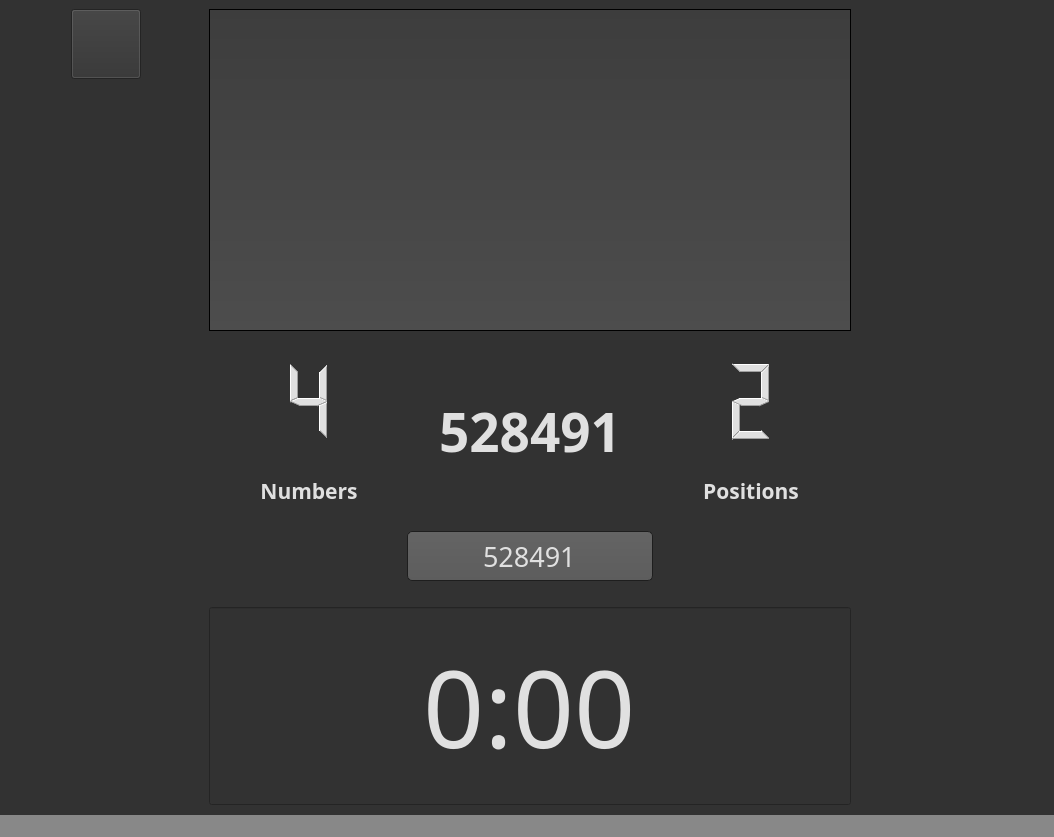
<?xml version="1.0" encoding="UTF-8"?>
<ui version="4.0">
 <class>mainWindow</class>
 <widget class="QMainWindow" name="mainWindow">
  <property name="enabled">
   <bool>true</bool>
  </property>
  <property name="geometry">
   <rect>
    <x>0</x>
    <y>0</y>
    <width>1054</width>
    <height>837</height>
   </rect>
  </property>
  <property name="font">
   <font>
    <pointsize>19</pointsize>
    <weight>50</weight>
    <bold>false</bold>
   </font>
  </property>
  <property name="windowTitle">
   <string>MasterMind</string>
  </property>
  <property name="windowOpacity">
   <double>1.000000000000000</double>
  </property>
  <property name="autoFillBackground">
   <bool>false</bool>
  </property>
  <property name="styleSheet">
   <string notr="true">QWidget
{
    color: #e0e0e0;
    background-color: #323232;
}

QWidget:item:hover
{
    color: #000000;
}

QMenuBar::item
{
    background: transparent;
}


QMenu
{
    border: 1px solid #000;
}

QMenu::item
{
    padding: 2px 20px 2px 20px;
}

QMenu::item:selected
{
    color: #000000;
}

QWidget:disabled
{
    color: #404040;
    background-color: #525252;
}

QAbstractItemView
{
    background-color: QLinearGradient( x1: 0, y1: 0, x2: 0, y2: 1, stop: 0 #3d3d3d, stop: 1 #4d4d4d);
}

QLineEdit
{
    background-color: QLinearGradient( x1: 0, y1: 0, x2: 0, y2: 1, stop: 0 #4d4d4d, stop: 0 #646464, stop: 1 #5d5d5d);
    padding: 1px;
    border-style: solid;
    border: 1px solid #1e1e1e;
    border-radius: 5;
}
</string>
  </property>
  <property name="locale">
   <locale language="French" country="Canada"/>
  </property>
  <property name="documentMode">
   <bool>false</bool>
  </property>
  <widget class="QWidget" name="centralwidget">
   <layout class="QGridLayout" name="gridLayout">
    <item row="0" column="0">
     <layout class="QHBoxLayout" name="horizontalLayout">
      <item>
       <layout class="QVBoxLayout" name="verticalLayout_6">
        <item>
         <layout class="QHBoxLayout" name="horizontalLayout_4">
          <item>
           <widget class="QPushButton" name="buttonBackToMenu">
            <property name="sizePolicy">
             <sizepolicy hsizetype="Fixed" vsizetype="Fixed">
              <horstretch>0</horstretch>
              <verstretch>0</verstretch>
             </sizepolicy>
            </property>
            <property name="minimumSize">
             <size>
              <width>70</width>
              <height>70</height>
             </size>
            </property>
            <property name="text">
             <string/>
            </property>
            <property name="icon">
             <iconset>
              <normaloff>fig/leftArrow.png</normaloff>fig/leftArrow.png</iconset>
            </property>
            <property name="iconSize">
             <size>
              <width>35</width>
              <height>35</height>
             </size>
            </property>
           </widget>
          </item>
         </layout>
        </item>
        <item>
         <spacer name="verticalSpacer">
          <property name="orientation">
           <enum>Qt::Vertical</enum>
          </property>
          <property name="sizeHint" stdset="0">
           <size>
            <width>20</width>
            <height>40</height>
           </size>
          </property>
         </spacer>
        </item>
        <item>
         <spacer name="horizontalSpacer">
          <property name="orientation">
           <enum>Qt::Horizontal</enum>
          </property>
          <property name="sizeHint" stdset="0">
           <size>
            <width>40</width>
            <height>20</height>
           </size>
          </property>
         </spacer>
        </item>
       </layout>
      </item>
      <item>
       <layout class="QVBoxLayout" name="verticalLayout_2">
        <property name="spacing">
         <number>25</number>
        </property>
        <item>
         <widget class="QTableWidget" name="tableWidget">
          <property name="palette">
           <palette>
            <active>
             <colorrole role="WindowText">
              <brush brushstyle="SolidPattern">
               <color alpha="255">
                <red>224</red>
                <green>224</green>
                <blue>224</blue>
               </color>
              </brush>
             </colorrole>
             <colorrole role="Button">
              <brush brushstyle="LinearGradientPattern">
               <gradient startx="0.000000000000000" starty="0.000000000000000" endx="0.000000000000000" endy="1.000000000000000" type="LinearGradient" spread="PadSpread" coordinatemode="ObjectBoundingMode">
                <gradientstop position="0.000000000000000">
                 <color alpha="255">
                  <red>61</red>
                  <green>61</green>
                  <blue>61</blue>
                 </color>
                </gradientstop>
                <gradientstop position="1.000000000000000">
                 <color alpha="255">
                  <red>77</red>
                  <green>77</green>
                  <blue>77</blue>
                 </color>
                </gradientstop>
               </gradient>
              </brush>
             </colorrole>
             <colorrole role="Text">
              <brush brushstyle="SolidPattern">
               <color alpha="255">
                <red>224</red>
                <green>224</green>
                <blue>224</blue>
               </color>
              </brush>
             </colorrole>
             <colorrole role="ButtonText">
              <brush brushstyle="SolidPattern">
               <color alpha="255">
                <red>224</red>
                <green>224</green>
                <blue>224</blue>
               </color>
              </brush>
             </colorrole>
             <colorrole role="Base">
              <brush brushstyle="LinearGradientPattern">
               <gradient startx="0.000000000000000" starty="0.000000000000000" endx="0.000000000000000" endy="1.000000000000000" type="LinearGradient" spread="PadSpread" coordinatemode="ObjectBoundingMode">
                <gradientstop position="0.000000000000000">
                 <color alpha="255">
                  <red>61</red>
                  <green>61</green>
                  <blue>61</blue>
                 </color>
                </gradientstop>
                <gradientstop position="1.000000000000000">
                 <color alpha="255">
                  <red>77</red>
                  <green>77</green>
                  <blue>77</blue>
                 </color>
                </gradientstop>
               </gradient>
              </brush>
             </colorrole>
             <colorrole role="Window">
              <brush brushstyle="LinearGradientPattern">
               <gradient startx="0.000000000000000" starty="0.000000000000000" endx="0.000000000000000" endy="1.000000000000000" type="LinearGradient" spread="PadSpread" coordinatemode="ObjectBoundingMode">
                <gradientstop position="0.000000000000000">
                 <color alpha="255">
                  <red>61</red>
                  <green>61</green>
                  <blue>61</blue>
                 </color>
                </gradientstop>
                <gradientstop position="1.000000000000000">
                 <color alpha="255">
                  <red>77</red>
                  <green>77</green>
                  <blue>77</blue>
                 </color>
                </gradientstop>
               </gradient>
              </brush>
             </colorrole>
            </active>
            <inactive>
             <colorrole role="WindowText">
              <brush brushstyle="SolidPattern">
               <color alpha="255">
                <red>224</red>
                <green>224</green>
                <blue>224</blue>
               </color>
              </brush>
             </colorrole>
             <colorrole role="Button">
              <brush brushstyle="LinearGradientPattern">
               <gradient startx="0.000000000000000" starty="0.000000000000000" endx="0.000000000000000" endy="1.000000000000000" type="LinearGradient" spread="PadSpread" coordinatemode="ObjectBoundingMode">
                <gradientstop position="0.000000000000000">
                 <color alpha="255">
                  <red>61</red>
                  <green>61</green>
                  <blue>61</blue>
                 </color>
                </gradientstop>
                <gradientstop position="1.000000000000000">
                 <color alpha="255">
                  <red>77</red>
                  <green>77</green>
                  <blue>77</blue>
                 </color>
                </gradientstop>
               </gradient>
              </brush>
             </colorrole>
             <colorrole role="Text">
              <brush brushstyle="SolidPattern">
               <color alpha="255">
                <red>224</red>
                <green>224</green>
                <blue>224</blue>
               </color>
              </brush>
             </colorrole>
             <colorrole role="ButtonText">
              <brush brushstyle="SolidPattern">
               <color alpha="255">
                <red>224</red>
                <green>224</green>
                <blue>224</blue>
               </color>
              </brush>
             </colorrole>
             <colorrole role="Base">
              <brush brushstyle="LinearGradientPattern">
               <gradient startx="0.000000000000000" starty="0.000000000000000" endx="0.000000000000000" endy="1.000000000000000" type="LinearGradient" spread="PadSpread" coordinatemode="ObjectBoundingMode">
                <gradientstop position="0.000000000000000">
                 <color alpha="255">
                  <red>61</red>
                  <green>61</green>
                  <blue>61</blue>
                 </color>
                </gradientstop>
                <gradientstop position="1.000000000000000">
                 <color alpha="255">
                  <red>77</red>
                  <green>77</green>
                  <blue>77</blue>
                 </color>
                </gradientstop>
               </gradient>
              </brush>
             </colorrole>
             <colorrole role="Window">
              <brush brushstyle="LinearGradientPattern">
               <gradient startx="0.000000000000000" starty="0.000000000000000" endx="0.000000000000000" endy="1.000000000000000" type="LinearGradient" spread="PadSpread" coordinatemode="ObjectBoundingMode">
                <gradientstop position="0.000000000000000">
                 <color alpha="255">
                  <red>61</red>
                  <green>61</green>
                  <blue>61</blue>
                 </color>
                </gradientstop>
                <gradientstop position="1.000000000000000">
                 <color alpha="255">
                  <red>77</red>
                  <green>77</green>
                  <blue>77</blue>
                 </color>
                </gradientstop>
               </gradient>
              </brush>
             </colorrole>
            </inactive>
            <disabled>
             <colorrole role="WindowText">
              <brush brushstyle="SolidPattern">
               <color alpha="255">
                <red>64</red>
                <green>64</green>
                <blue>64</blue>
               </color>
              </brush>
             </colorrole>
             <colorrole role="Button">
              <brush brushstyle="SolidPattern">
               <color alpha="255">
                <red>82</red>
                <green>82</green>
                <blue>82</blue>
               </color>
              </brush>
             </colorrole>
             <colorrole role="Text">
              <brush brushstyle="SolidPattern">
               <color alpha="255">
                <red>64</red>
                <green>64</green>
                <blue>64</blue>
               </color>
              </brush>
             </colorrole>
             <colorrole role="ButtonText">
              <brush brushstyle="SolidPattern">
               <color alpha="255">
                <red>64</red>
                <green>64</green>
                <blue>64</blue>
               </color>
              </brush>
             </colorrole>
             <colorrole role="Base">
              <brush brushstyle="SolidPattern">
               <color alpha="255">
                <red>82</red>
                <green>82</green>
                <blue>82</blue>
               </color>
              </brush>
             </colorrole>
             <colorrole role="Window">
              <brush brushstyle="SolidPattern">
               <color alpha="255">
                <red>82</red>
                <green>82</green>
                <blue>82</blue>
               </color>
              </brush>
             </colorrole>
            </disabled>
           </palette>
          </property>
          <property name="font">
           <font>
            <family>BankGothic Md BT</family>
            <pointsize>20</pointsize>
           </font>
          </property>
          <property name="verticalScrollBarPolicy">
           <enum>Qt::ScrollBarAlwaysOff</enum>
          </property>
          <property name="editTriggers">
           <set>QAbstractItemView::NoEditTriggers</set>
          </property>
          <property name="selectionMode">
           <enum>QAbstractItemView::NoSelection</enum>
          </property>
          <property name="selectionBehavior">
           <enum>QAbstractItemView::SelectRows</enum>
          </property>
          <property name="showGrid">
           <bool>false</bool>
          </property>
          <property name="rowCount">
           <number>10</number>
          </property>
          <property name="columnCount">
           <number>3</number>
          </property>
          <attribute name="horizontalHeaderVisible">
           <bool>false</bool>
          </attribute>
          <attribute name="verticalHeaderVisible">
           <bool>false</bool>
          </attribute>
          <row/>
          <row/>
          <row/>
          <row/>
          <row/>
          <row/>
          <row/>
          <row/>
          <row/>
          <row/>
          <column/>
          <column/>
          <column/>
         </widget>
        </item>
        <item>
         <layout class="QHBoxLayout" name="horizontalLayout_3">
          <property name="spacing">
           <number>30</number>
          </property>
          <item>
           <layout class="QVBoxLayout" name="verticalLayout_3">
            <item>
             <widget class="QLCDNumber" name="lcdNumbers">
              <property name="frameShape">
               <enum>QFrame::NoFrame</enum>
              </property>
              <property name="digitCount">
               <number>1</number>
              </property>
              <property name="intValue" stdset="0">
               <number>4</number>
              </property>
             </widget>
            </item>
            <item>
             <widget class="QLabel" name="label">
              <property name="sizePolicy">
               <sizepolicy hsizetype="Preferred" vsizetype="Fixed">
                <horstretch>0</horstretch>
                <verstretch>0</verstretch>
               </sizepolicy>
              </property>
              <property name="minimumSize">
               <size>
                <width>200</width>
                <height>0</height>
               </size>
              </property>
              <property name="font">
               <font>
                <family>BankGothic Md BT</family>
                <pointsize>16</pointsize>
                <weight>75</weight>
                <bold>true</bold>
               </font>
              </property>
              <property name="text">
               <string>Numbers</string>
              </property>
              <property name="alignment">
               <set>Qt::AlignCenter</set>
              </property>
             </widget>
            </item>
           </layout>
          </item>
          <item>
           <widget class="QLabel" name="codeLabel">
            <property name="enabled">
             <bool>true</bool>
            </property>
            <property name="sizePolicy">
             <sizepolicy hsizetype="Preferred" vsizetype="Fixed">
              <horstretch>0</horstretch>
              <verstretch>0</verstretch>
             </sizepolicy>
            </property>
            <property name="minimumSize">
             <size>
              <width>0</width>
              <height>150</height>
             </size>
            </property>
            <property name="font">
             <font>
              <family>BankGothic Md BT</family>
              <pointsize>40</pointsize>
              <weight>75</weight>
              <bold>true</bold>
             </font>
            </property>
            <property name="frameShape">
             <enum>QFrame::NoFrame</enum>
            </property>
            <property name="text">
             <string>528491</string>
            </property>
            <property name="textFormat">
             <enum>Qt::AutoText</enum>
            </property>
            <property name="alignment">
             <set>Qt::AlignCenter</set>
            </property>
           </widget>
          </item>
          <item>
           <layout class="QVBoxLayout" name="verticalLayout_5">
            <item>
             <widget class="QLCDNumber" name="lcdPositions">
              <property name="sizePolicy">
               <sizepolicy hsizetype="Minimum" vsizetype="Preferred">
                <horstretch>0</horstretch>
                <verstretch>0</verstretch>
               </sizepolicy>
              </property>
              <property name="frameShape">
               <enum>QFrame::NoFrame</enum>
              </property>
              <property name="digitCount">
               <number>1</number>
              </property>
              <property name="intValue" stdset="0">
               <number>2</number>
              </property>
             </widget>
            </item>
            <item>
             <widget class="QLabel" name="label_2">
              <property name="sizePolicy">
               <sizepolicy hsizetype="Preferred" vsizetype="Fixed">
                <horstretch>0</horstretch>
                <verstretch>0</verstretch>
               </sizepolicy>
              </property>
              <property name="minimumSize">
               <size>
                <width>200</width>
                <height>0</height>
               </size>
              </property>
              <property name="font">
               <font>
                <family>BankGothic Md BT</family>
                <pointsize>16</pointsize>
                <weight>75</weight>
                <bold>true</bold>
               </font>
              </property>
              <property name="text">
               <string>Positions</string>
              </property>
              <property name="alignment">
               <set>Qt::AlignCenter</set>
              </property>
             </widget>
            </item>
           </layout>
          </item>
         </layout>
        </item>
        <item>
         <layout class="QHBoxLayout" name="horizontalLayout_2">
          <property name="spacing">
           <number>30</number>
          </property>
          <item>
           <spacer name="horizontalSpacer_2">
            <property name="orientation">
             <enum>Qt::Horizontal</enum>
            </property>
            <property name="sizeType">
             <enum>QSizePolicy::Expanding</enum>
            </property>
            <property name="sizeHint" stdset="0">
             <size>
              <width>40</width>
              <height>20</height>
             </size>
            </property>
           </spacer>
          </item>
          <item>
           <widget class="QLineEdit" name="codeEdit">
            <property name="enabled">
             <bool>true</bool>
            </property>
            <property name="sizePolicy">
             <sizepolicy hsizetype="Preferred" vsizetype="Fixed">
              <horstretch>0</horstretch>
              <verstretch>0</verstretch>
             </sizepolicy>
            </property>
            <property name="minimumSize">
             <size>
              <width>0</width>
              <height>50</height>
             </size>
            </property>
            <property name="palette">
             <palette>
              <active>
               <colorrole role="WindowText">
                <brush brushstyle="SolidPattern">
                 <color alpha="255">
                  <red>224</red>
                  <green>224</green>
                  <blue>224</blue>
                 </color>
                </brush>
               </colorrole>
               <colorrole role="Button">
                <brush brushstyle="LinearGradientPattern">
                 <gradient startx="0.000000000000000" starty="0.000000000000000" endx="0.000000000000000" endy="1.000000000000000" type="LinearGradient" spread="PadSpread" coordinatemode="ObjectBoundingMode">
                  <gradientstop position="0.000000000000000">
                   <color alpha="255">
                    <red>100</red>
                    <green>100</green>
                    <blue>100</blue>
                   </color>
                  </gradientstop>
                  <gradientstop position="1.000000000000000">
                   <color alpha="255">
                    <red>93</red>
                    <green>93</green>
                    <blue>93</blue>
                   </color>
                  </gradientstop>
                 </gradient>
                </brush>
               </colorrole>
               <colorrole role="Text">
                <brush brushstyle="SolidPattern">
                 <color alpha="255">
                  <red>224</red>
                  <green>224</green>
                  <blue>224</blue>
                 </color>
                </brush>
               </colorrole>
               <colorrole role="ButtonText">
                <brush brushstyle="SolidPattern">
                 <color alpha="255">
                  <red>224</red>
                  <green>224</green>
                  <blue>224</blue>
                 </color>
                </brush>
               </colorrole>
               <colorrole role="Base">
                <brush brushstyle="LinearGradientPattern">
                 <gradient startx="0.000000000000000" starty="0.000000000000000" endx="0.000000000000000" endy="1.000000000000000" type="LinearGradient" spread="PadSpread" coordinatemode="ObjectBoundingMode">
                  <gradientstop position="0.000000000000000">
                   <color alpha="255">
                    <red>100</red>
                    <green>100</green>
                    <blue>100</blue>
                   </color>
                  </gradientstop>
                  <gradientstop position="1.000000000000000">
                   <color alpha="255">
                    <red>93</red>
                    <green>93</green>
                    <blue>93</blue>
                   </color>
                  </gradientstop>
                 </gradient>
                </brush>
               </colorrole>
               <colorrole role="Window">
                <brush brushstyle="LinearGradientPattern">
                 <gradient startx="0.000000000000000" starty="0.000000000000000" endx="0.000000000000000" endy="1.000000000000000" type="LinearGradient" spread="PadSpread" coordinatemode="ObjectBoundingMode">
                  <gradientstop position="0.000000000000000">
                   <color alpha="255">
                    <red>100</red>
                    <green>100</green>
                    <blue>100</blue>
                   </color>
                  </gradientstop>
                  <gradientstop position="1.000000000000000">
                   <color alpha="255">
                    <red>93</red>
                    <green>93</green>
                    <blue>93</blue>
                   </color>
                  </gradientstop>
                 </gradient>
                </brush>
               </colorrole>
              </active>
              <inactive>
               <colorrole role="WindowText">
                <brush brushstyle="SolidPattern">
                 <color alpha="255">
                  <red>224</red>
                  <green>224</green>
                  <blue>224</blue>
                 </color>
                </brush>
               </colorrole>
               <colorrole role="Button">
                <brush brushstyle="LinearGradientPattern">
                 <gradient startx="0.000000000000000" starty="0.000000000000000" endx="0.000000000000000" endy="1.000000000000000" type="LinearGradient" spread="PadSpread" coordinatemode="ObjectBoundingMode">
                  <gradientstop position="0.000000000000000">
                   <color alpha="255">
                    <red>100</red>
                    <green>100</green>
                    <blue>100</blue>
                   </color>
                  </gradientstop>
                  <gradientstop position="1.000000000000000">
                   <color alpha="255">
                    <red>93</red>
                    <green>93</green>
                    <blue>93</blue>
                   </color>
                  </gradientstop>
                 </gradient>
                </brush>
               </colorrole>
               <colorrole role="Text">
                <brush brushstyle="SolidPattern">
                 <color alpha="255">
                  <red>224</red>
                  <green>224</green>
                  <blue>224</blue>
                 </color>
                </brush>
               </colorrole>
               <colorrole role="ButtonText">
                <brush brushstyle="SolidPattern">
                 <color alpha="255">
                  <red>224</red>
                  <green>224</green>
                  <blue>224</blue>
                 </color>
                </brush>
               </colorrole>
               <colorrole role="Base">
                <brush brushstyle="LinearGradientPattern">
                 <gradient startx="0.000000000000000" starty="0.000000000000000" endx="0.000000000000000" endy="1.000000000000000" type="LinearGradient" spread="PadSpread" coordinatemode="ObjectBoundingMode">
                  <gradientstop position="0.000000000000000">
                   <color alpha="255">
                    <red>100</red>
                    <green>100</green>
                    <blue>100</blue>
                   </color>
                  </gradientstop>
                  <gradientstop position="1.000000000000000">
                   <color alpha="255">
                    <red>93</red>
                    <green>93</green>
                    <blue>93</blue>
                   </color>
                  </gradientstop>
                 </gradient>
                </brush>
               </colorrole>
               <colorrole role="Window">
                <brush brushstyle="LinearGradientPattern">
                 <gradient startx="0.000000000000000" starty="0.000000000000000" endx="0.000000000000000" endy="1.000000000000000" type="LinearGradient" spread="PadSpread" coordinatemode="ObjectBoundingMode">
                  <gradientstop position="0.000000000000000">
                   <color alpha="255">
                    <red>100</red>
                    <green>100</green>
                    <blue>100</blue>
                   </color>
                  </gradientstop>
                  <gradientstop position="1.000000000000000">
                   <color alpha="255">
                    <red>93</red>
                    <green>93</green>
                    <blue>93</blue>
                   </color>
                  </gradientstop>
                 </gradient>
                </brush>
               </colorrole>
              </inactive>
              <disabled>
               <colorrole role="WindowText">
                <brush brushstyle="SolidPattern">
                 <color alpha="255">
                  <red>64</red>
                  <green>64</green>
                  <blue>64</blue>
                 </color>
                </brush>
               </colorrole>
               <colorrole role="Button">
                <brush brushstyle="SolidPattern">
                 <color alpha="255">
                  <red>82</red>
                  <green>82</green>
                  <blue>82</blue>
                 </color>
                </brush>
               </colorrole>
               <colorrole role="Text">
                <brush brushstyle="SolidPattern">
                 <color alpha="255">
                  <red>64</red>
                  <green>64</green>
                  <blue>64</blue>
                 </color>
                </brush>
               </colorrole>
               <colorrole role="ButtonText">
                <brush brushstyle="SolidPattern">
                 <color alpha="255">
                  <red>64</red>
                  <green>64</green>
                  <blue>64</blue>
                 </color>
                </brush>
               </colorrole>
               <colorrole role="Base">
                <brush brushstyle="SolidPattern">
                 <color alpha="255">
                  <red>82</red>
                  <green>82</green>
                  <blue>82</blue>
                 </color>
                </brush>
               </colorrole>
               <colorrole role="Window">
                <brush brushstyle="SolidPattern">
                 <color alpha="255">
                  <red>82</red>
                  <green>82</green>
                  <blue>82</blue>
                 </color>
                </brush>
               </colorrole>
              </disabled>
             </palette>
            </property>
            <property name="font">
             <font>
              <family>BankGothic Md BT</family>
              <pointsize>20</pointsize>
             </font>
            </property>
            <property name="styleSheet">
             <string notr="true"/>
            </property>
            <property name="text">
             <string>528491</string>
            </property>
            <property name="maxLength">
             <number>6</number>
            </property>
            <property name="alignment">
             <set>Qt::AlignCenter</set>
            </property>
           </widget>
          </item>
          <item>
           <spacer name="horizontalSpacer_3">
            <property name="orientation">
             <enum>Qt::Horizontal</enum>
            </property>
            <property name="sizeType">
             <enum>QSizePolicy::Expanding</enum>
            </property>
            <property name="sizeHint" stdset="0">
             <size>
              <width>40</width>
              <height>20</height>
             </size>
            </property>
           </spacer>
          </item>
         </layout>
        </item>
        <item>
         <widget class="QTimeEdit" name="timeEdit">
          <property name="sizePolicy">
           <sizepolicy hsizetype="Preferred" vsizetype="Fixed">
            <horstretch>0</horstretch>
            <verstretch>0</verstretch>
           </sizepolicy>
          </property>
          <property name="minimumSize">
           <size>
            <width>0</width>
            <height>200</height>
           </size>
          </property>
          <property name="font">
           <font>
            <family>BankGothic Md BT</family>
            <pointsize>80</pointsize>
           </font>
          </property>
          <property name="frame">
           <bool>true</bool>
          </property>
          <property name="alignment">
           <set>Qt::AlignCenter</set>
          </property>
          <property name="readOnly">
           <bool>true</bool>
          </property>
          <property name="buttonSymbols">
           <enum>QAbstractSpinBox::NoButtons</enum>
          </property>
          <property name="currentSection">
           <enum>QDateTimeEdit::MinuteSection</enum>
          </property>
          <property name="displayFormat">
           <string>m:ss</string>
          </property>
         </widget>
        </item>
       </layout>
      </item>
      <item>
       <layout class="QVBoxLayout" name="verticalLayout_4">
        <property name="rightMargin">
         <number>10</number>
        </property>
        <item>
         <spacer name="horizontalSpacer_5">
          <property name="orientation">
           <enum>Qt::Horizontal</enum>
          </property>
          <property name="sizeHint" stdset="0">
           <size>
            <width>40</width>
            <height>20</height>
           </size>
          </property>
         </spacer>
        </item>
       </layout>
      </item>
     </layout>
    </item>
   </layout>
  </widget>
  <widget class="QStatusBar" name="statusbar">
   <property name="styleSheet">
    <string notr="true">background-color: rgb(136, 136, 136);</string>
   </property>
  </widget>
  <action name="actionPreferences">
   <property name="text">
    <string>Preferences</string>
   </property>
  </action>
  <action name="actionQuit">
   <property name="text">
    <string>Quit</string>
   </property>
  </action>
  <action name="actionLoadData">
   <property name="text">
    <string>Load data</string>
   </property>
  </action>
  <action name="actionThemesWindow">
   <property name="text">
    <string>Color Themes</string>
   </property>
  </action>
  <action name="actionManual_Training">
   <property name="text">
    <string>Manual Training</string>
   </property>
  </action>
  <action name="actionAI_Training">
   <property name="text">
    <string>AI Training</string>
   </property>
  </action>
  <action name="actionLogin">
   <property name="text">
    <string>Login</string>
   </property>
  </action>
 </widget>
 <resources/>
 <connections/>
</ui>
